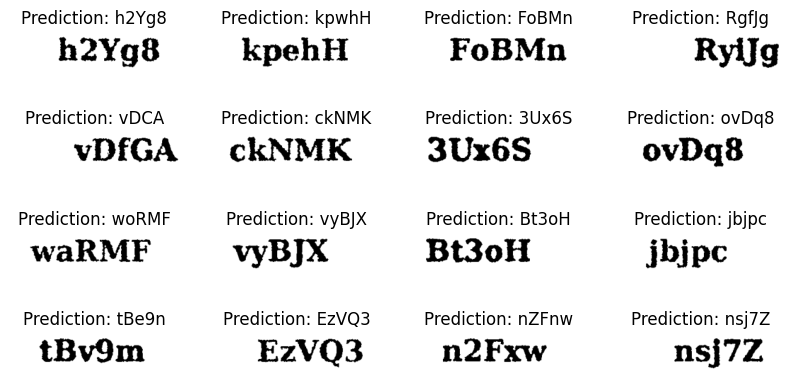
#> input picture docs/assets/modelo-predicciones-muestra.png, 795 x 391 px
$ python -i generate_model_slide_assets.py   (imports and definitions only)
#> lines starting #> are read from the running program, lines starting #| are printed output that depends on the picture
#> further down, picture is the input picture: shape (391, 795, 3); min 0, max 255, mean 233.5
"""Genera imágenes y métricas para la diapositiva 09 del modelo."""

from __future__ import annotations

import json
import random
import sys
from pathlib import Path

import cv2
import matplotlib.pyplot as plt
import numpy as np

ROOT = Path(__file__).resolve().parents[1]
sys.path.insert(0, str(ROOT))

from worker.src.ocr.inference import predict_captcha
from worker.src.ocr.preprocess import preprocess_captcha_image

DATA_DIR = ROOT / "Modelo" / "Imagenes Modelo V2 Limpias"
OUT_DIR = ROOT / "docs" / "assets"
METRICS_FILE = OUT_DIR / "modelo-metrics.json"


def _intermediate_gray(img: np.ndarray) -> np.ndarray:
    if len(img.shape) == 3:
        img = cv2.cvtColor(img, cv2.COLOR_BGR2GRAY)
    img = cv2.bilateralFilter(img, d=15, sigmaColor=100, sigmaSpace=100)
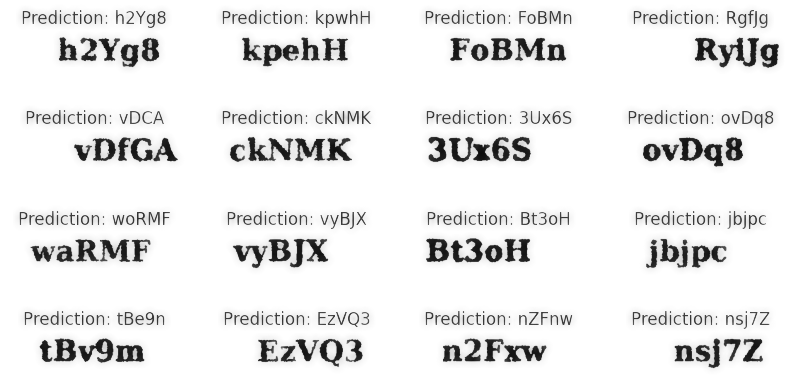
#> img: shape (391, 795); min 11, max 255, mean 235.2
    clahe = cv2.createCLAHE(clipLimit=2.0, tileGridSize=(4, 4))
    return clahe.apply(img)
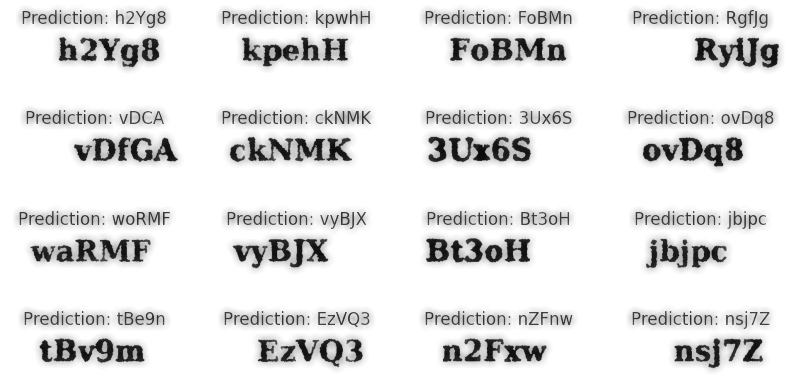
#> returned value: shape (391, 795); min 9, max 255, mean 229.9


# [73 lines left out: functions build_preprocess_figure, evaluate_accuracy, main, not called in this run]


# [2 lines not run here, left out]

>>> import cv2
>>> picture = cv2.imread('../docs/assets/modelo-predicciones-muestra.png')
>>> result = _intermediate_gray(picture)
